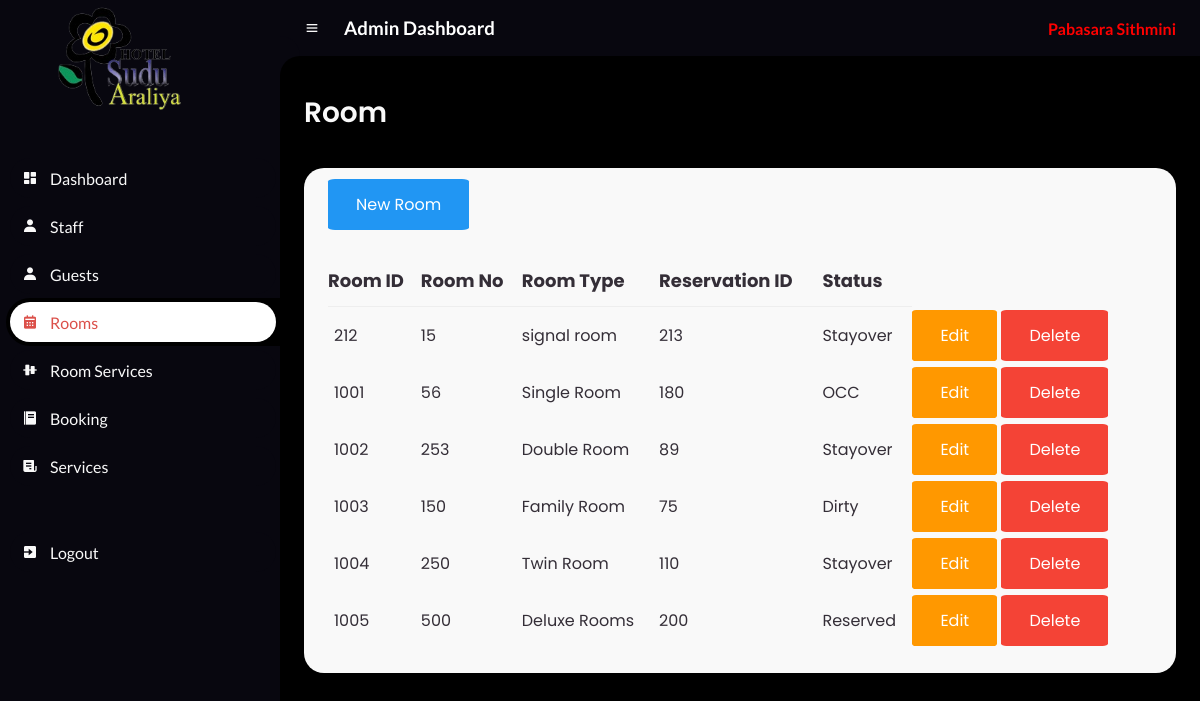
The app's page /Admin/Room.php (signed in) with its own data.
### tables this page shows
CREATE TABLE `room` (
  `id` int(50) NOT NULL,
  `Room_No` int(50) NOT NULL,
  `Room_Type` varchar(50) NOT NULL,
  `Reservation_ID` int(50) NOT NULL,
  `Status` varchar(50) NOT NULL
);

### Admin/RoomBody.php (the view, shortened to what this page needs)
<main>
	<div class="head-title">
		<div class="left">
			<h1>Room</h1>
		</div>
	</div>
	<div class="table-data">
		<div class="order">
        <a class="btn info" href="Room_Create.php" role="button"> New Room</a>
			<br><br><br>
			<table class="table">
				<thead>
					<tr>
						<th style="font-size: large;">Room ID</th>
						<th style="font-size: large;">Room No</th>
						<th style="font-size: large;">Room Type</th>
						<th style="font-size: large;">Reservation ID</th>
						<th style="font-size: large;">Status</th>
					</tr>
				</thead>
				<tbody>
					<?php
					$servername = "localhost";
					$username = "root";
					$password = "";
					$database = "hms";
					$connection = new mysqli($servername, $username, $password, $database);
					$sql = "SELECT * FROM room";
					$result = $connection->query($sql);
					while ($row = $result->fetch_assoc()) {
						echo "
                    <tr>
                    <td>$row[id]</td>
                    <td>$row[Room_No]</td>
                    <td>$row[Room_Type]</td>
                    <td>$row[Reservation_ID]</td>
					<td>$row[Status]</td>
                    <td >
                        <a class='btn warning btn-sm' href='Room_Edit.php?id=$row[id]'>Edit</a>
                        <a class='btn danger btn-sm' href='Room_Delete.php?id=$row[id]'>Delete</a>
                    </td>
                </tr>
                    ";
					}
					?>
				</tbody>
			</table>
		</div>
	</div>
</main>

### Admin/css/style.css (style rules this page uses)
* { margin: 0; padding: 0; box-sizing: border-box; }
a { text-decoration: none; }
:root { --poppins: 'Poppins', sans-serif; --lato: 'Lato', sans-serif; --light: #F9F9F9; --blue: #3C91E6; --light-blue: #CFE8FF; --grey: #eee; --dark-grey: #AAAAAA; --dark: #342E37; --red: #DB504A; --yellow: #FFCE26; --light-yellow: #FFF2C6; --orange: #FD7238; --light-orange: #FFE0D3; --black: #000000; --light-black: #1b1a1a; --li-black: #6F6C6C ; --slow-black:#08070f ; --lime:lime; }
html { overflow-x: hidden; }
body { overflow-x: hidden; background-color: black; }
#content main { width: 100%; padding: 36px 24px; font-family: var(--poppins); max-height: calc(100vh - 56px); overflow-y: auto; }
#content main .head-title { display: flex; align-items: center; justify-content: space-between; grid-gap: 16px; flex-wrap: wrap; }
#content main .head-title .left h1 { font-size: 28px; font-weight: 600; margin-bottom: 10px; color: var(--light); }
#content main .table-data { display: flex; flex-wrap: wrap; grid-gap: 24px; margin-top: 24px; width: 100%; color: var(--dark); }
#content main .table-data > div { border-radius: 20px; background: var(--light); padding: 24px; overflow-x: auto; }
#content main .table-data .order { flex-grow: 1; flex-basis: 500px; }
#content main .table-data .order table { width: 100%; border-collapse: collapse; }
#content main .table-data .order table th { padding-bottom: 12px; font-size: 13px; text-align: left; border-bottom: 1px solid var(--grey); }
#content main .table-data .order table td { padding: 16px 0; }
#content main .table-data .order table tr td:first-child { display: flex; align-items: center; grid-gap: 12px; padding-left: 6px; }

### Admin/css/btn.css (style rules this page uses)
.btn { border: none; color: white; padding: 14px 28px; cursor: pointer; border-radius: 5%; }
.info { background-color: #2196F3; }
.warning { background-color: #ff9800; }
.danger { background-color: #f44336; }

### Admin/Included/navContainer.php (style rules this page uses)
* { text-decoration: none; }

### records on screen
room: id "212", Room_No "15", Room_Type "signal room", Reservation_ID "213", Status "Stayover"
room: id "1001", Room_No "56", Room_Type "Single Room", Reservation_ID "180", Status "OCC"
room: id "1002", Room_No "253", Room_Type "Double Room", Reservation_ID "89", Status "Stayover"
room: id "1003", Room_No "150", Room_Type "Family Room", Reservation_ID "75", Status "Dirty"
room: id "1004", Room_No "250", Room_Type "Twin Room", Reservation_ID "110", Status "Stayover"
room: id "1005", Room_No "500", Room_Type "Deluxe Rooms", Reservation_ID "200", Status "Reserved"

### other values on screen
$_SESSION['admin_name'] "Pabasara Sithmini"
